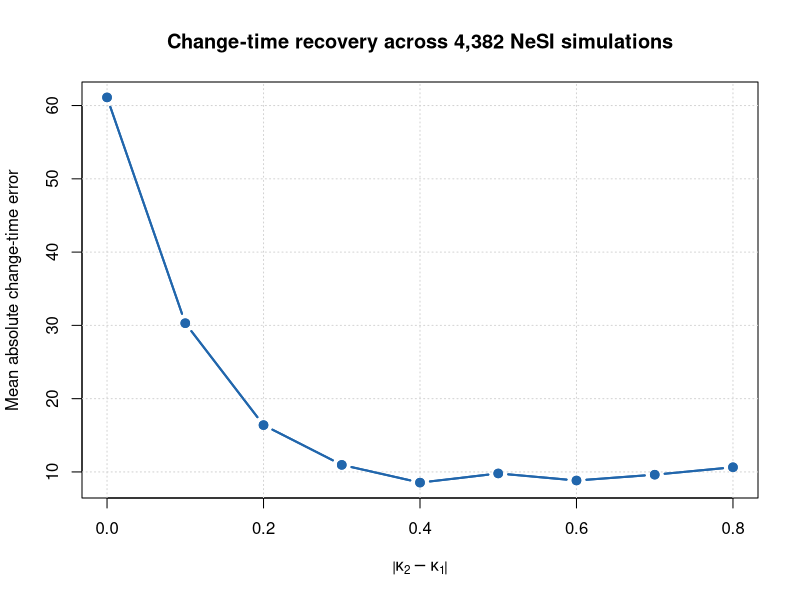

Source code (R):
recovery <- read.csv("results/nesi_recovery_summary.csv")

png("results/nesi_recovery_summary.png", width = 1200, height = 750, res = 160)
plot(
  recovery$kappa_difference,
  recovery$mean_absolute_change_time_error,
  type = "b",
  pch = 19,
  lwd = 2,
  col = "#2166AC",
  xlab = expression(abs(kappa[2] - kappa[1])),
  ylab = "Mean absolute change-time error",
  main = "Change-time recovery across 4,382 NeSI simulations"
)
grid()
lines(
  recovery$kappa_difference,
  recovery$mean_absolute_change_time_error,
  type = "b",
  pch = 19,
  lwd = 2,
  col = "#2166AC"
)
dev.off()
